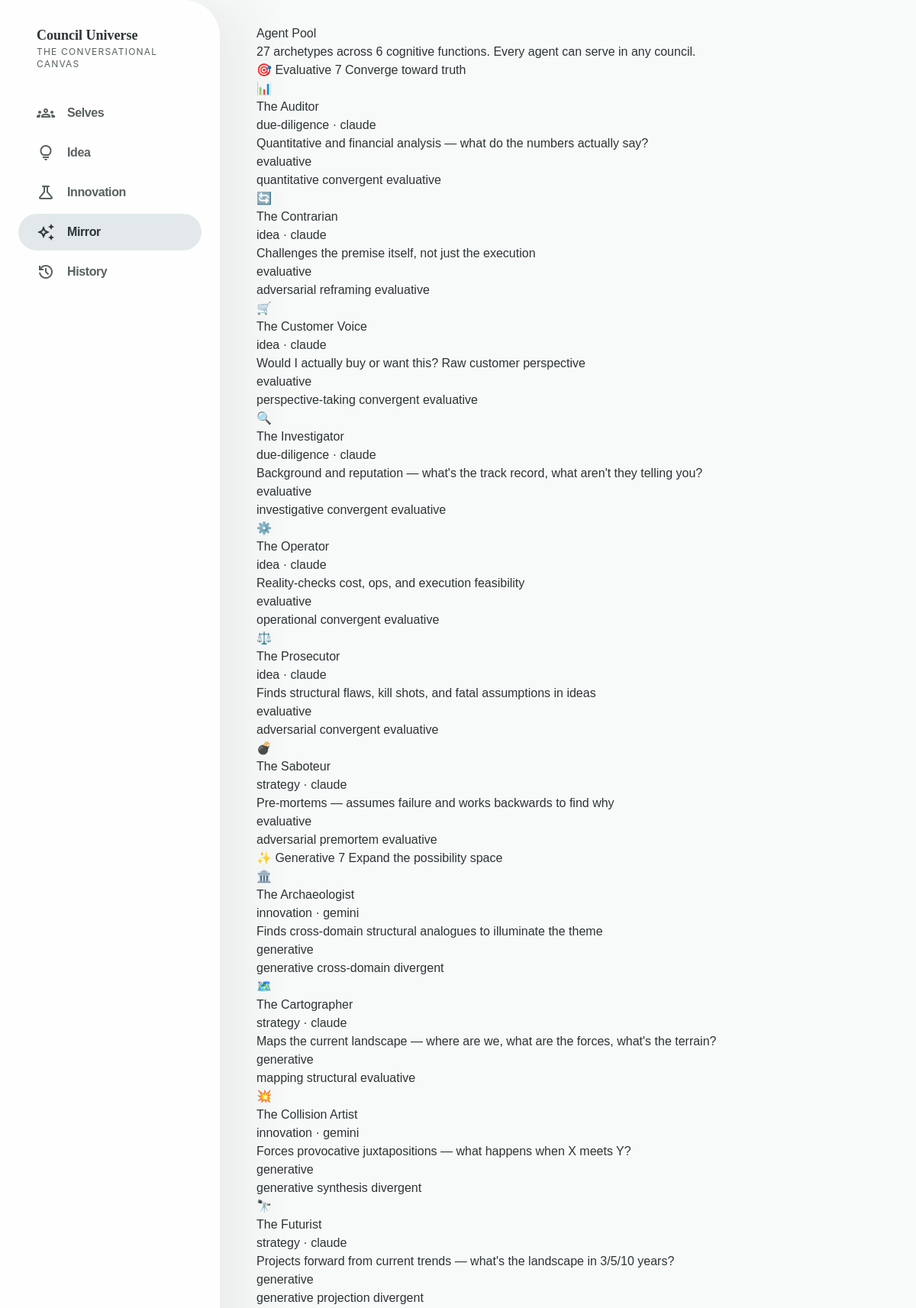
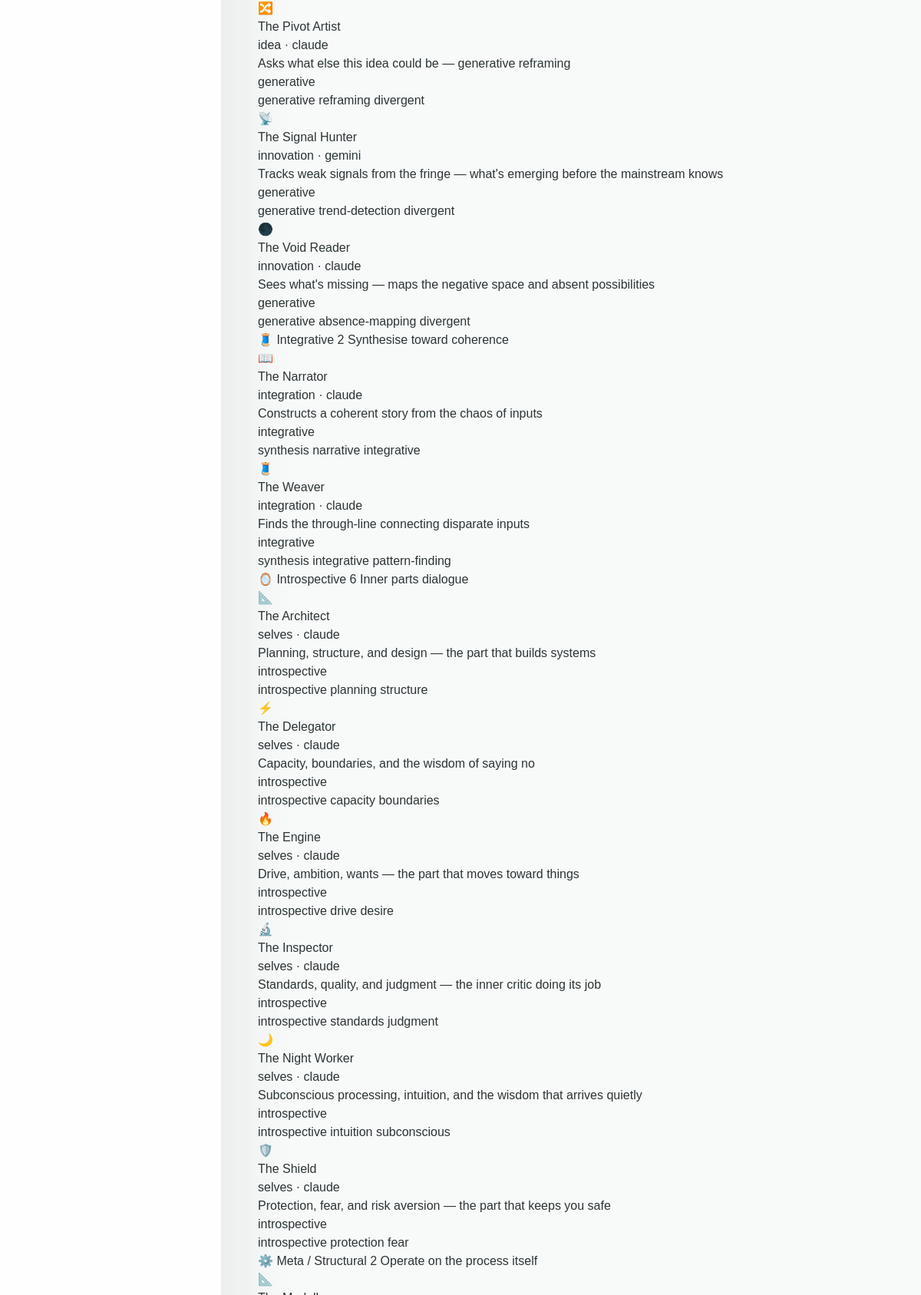
The app's page /agents (upper part) with its own data (2 pictures, top to bottom).
### tables this page shows
CREATE TABLE agents (
    id          TEXT PRIMARY KEY,
    name        TEXT NOT NULL,
    description TEXT,
    system_prompt TEXT NOT NULL,
    cognitive_function TEXT,
    home_council TEXT,
    icon        TEXT,
    default_model TEXT DEFAULT 'claude',
    tags        TEXT,
    created_at  TIMESTAMP DEFAULT CURRENT_TIMESTAMP
);

### council_platform/main.py (the view)
@app.get("/agents", response_class=HTMLResponse)
async def agents_browser(request: Request):
    agents = await get_all_agents()
    groups = {}
    for agent in agents:
        fn = agent.get("cognitive_function", "other")
        if fn not in groups:
            groups[fn] = []
        groups[fn].append(agent)
    function_labels = {
        "evaluative": {"label": "Evaluative", "description": "Converge toward truth", "icon": "🎯"},
        "generative": {"label": "Generative", "description": "Expand the possibility space", "icon": "✨"},
        "introspective": {"label": "Introspective", "description": "Inner parts dialogue", "icon": "🪞"},
        "relational": {"label": "Relational", "description": "Perspective-taking", "icon": "👥"},
        "integrative": {"label": "Integrative", "description": "Synthesise toward coherence", "icon": "🧵"},
        "meta": {"label": "Meta / Structural", "description": "Operate on the process itself", "icon": "⚙️"},
    }
    return templates.TemplateResponse("agents.html", {
        "request": request, "agents": agents, "groups": groups,
        "page": "agents",
    })

### council_platform/templates/agents.html (shortened to what this page needs)
{% extends "base.html" %}
{% block content %}
<div class="agents-page">
  <h1>Agent Pool</h1>
  <p class="page-subtitle">
    {{ agents|length }} archetypes across {{ groups|length }} cognitive functions.
    Every agent can serve in any council.
  </p>
  {% for fn, fn_agents in groups.items() %}
  {% set fl = function_labels.get(fn, {"label": fn, "description": "", "icon": "🤖"}) %}
  <div class="agent-group">
    <div class="agent-group-header">
      <span class="agent-group-icon">{{ fl.icon }}</span>
      <span class="agent-group-label">{{ fl.label }}</span>
      <span class="agent-group-badge">{{ fn_agents|length }}</span>
      {% if fl.description %}
      <span class="agent-group-desc">{{ fl.description }}</span>
      {% endif %}
    </div>
    <div class="agent-pool-grid">
      {% for agent in fn_agents %}
      <div class="agent-pool-card">
        <div class="agent-pool-card-header">
          <div class="agent-avatar-circle">{{ agent.icon or '🤖' }}</div>
          <div>
            <div class="agent-pool-card-name">{{ agent.name }}</div>
            <div class="agent-pool-card-home">{{ agent.home_council }} · {{ agent.default_model }}</div>
          </div>
        </div>
        <div class="agent-pool-card-desc">{{ agent.description }}</div>
        <span class="fn-badge">{{ fn }}</span>
        {% if agent.tags %}
        <div class="agent-pool-card-tags">
          {% for tag in parse_tags(agent.tags) %}
          <span class="agent-tag">{{ tag }}</span>
          {% endfor %}
        </div>
        {% endif %}
      </div>
      {% endfor %}
    </div>
  </div>
  {% endfor %}
</div>
{% endblock %}

### council_platform/templates/base.html (style rules this page uses)
body { font-family: 'Plus Jakarta Sans', sans-serif; }

### records on screen
agents: icon "🎯", label "Evaluative", fn_agents "7", description "Converge toward truth", icon "📊", name "The Auditor", home_council "due-diligence", default_model "claude", description "Quantitative and financial analysis — what do the numbers actually say?", cognitive_function "evaluative", tag "quantitative" "convergent" "evaluative"
agents: icon "🔄", name "The Contrarian", home_council "idea", default_model "claude", description "Challenges the premise itself, not just the execution", tag "adversarial" "reframing" "evaluative"
agents: icon "🛒", name "The Customer Voice", home_council "idea", default_model "claude", description "Would I actually buy or want this? Raw customer perspective", tag "perspective-taking" "convergent" "evaluative"
agents: icon "🔍", name "The Investigator", home_council "due-diligence", default_model "claude", description "Background and reputation — what's the track record, what aren't they telling you?", tag "investigative" "convergent" "evaluative"
agents: icon "⚙️", name "The Operator", home_council "idea", default_model "claude", description "Reality-checks cost, ops, and execution feasibility", tag "operational" "convergent" "evaluative"
agents: icon "⚖️", name "The Prosecutor", home_council "idea", default_model "claude", description "Finds structural flaws, kill shots, and fatal assumptions in ideas", tag "adversarial" "convergent" "evaluative"
agents: icon "💣", name "The Saboteur", home_council "strategy", default_model "claude", description "Pre-mortems — assumes failure and works backwards to find why", tag "adversarial" "premortem" "evaluative"
agents: icon "✨", label "Generative", fn_agents "7", description "Expand the possibility space", icon "🏛️", name "The Archaeologist", home_council "innovation", default_model "gemini", description "Finds cross-domain structural analogues to illuminate the theme", cognitive_function "generative", tag "generative" "cross-domain" "divergent"
agents: icon "🗺️", name "The Cartographer", home_council "strategy", default_model "claude", description "Maps the current landscape — where are we, what are the forces, what's the terrain?", tag "mapping" "structural" "evaluative"
agents: icon "💥", name "The Collision Artist", home_council "innovation", default_model "gemini", description "Forces provocative juxtapositions — what happens when X meets Y?", tag "generative" "synthesis" "divergent"
agents: icon "🔭", name "The Futurist", home_council "strategy", default_model "claude", description "Projects forward from current trends — what's the landscape in 3/5/10 years?", tag "generative" "projection" "divergent"
agents: icon "🔀", name "The Pivot Artist", home_council "idea", default_model "claude", description "Asks what else this idea could be — generative reframing", tag "generative" "reframing" "divergent"
agents: icon "📡", name "The Signal Hunter", home_council "innovation", default_model "gemini", description "Tracks weak signals from the fringe — what's emerging before the mainstream knows", tag "generative" "trend-detection" "divergent"
agents: icon "🌑", name "The Void Reader", home_council "innovation", default_model "claude", description "Sees what's missing — maps the negative space and absent possibilities", tag "generative" "absence-mapping" "divergent"
agents: icon "🧵", label "Integrative", fn_agents "2", description "Synthesise toward coherence", icon "📖", name "The Narrator", home_council "integration", default_model "claude", description "Constructs a coherent story from the chaos of inputs", cognitive_function "integrative", tag "synthesis" "narrative" "integrative"
agents: icon "🧵", name "The Weaver", home_council "integration", default_model "claude", description "Finds the through-line connecting disparate inputs", tag "synthesis" "integrative" "pattern-finding"
agents: icon "🪞", label "Introspective", fn_agents "6", description "Inner parts dialogue", icon "📐", name "The Architect", home_council "selves", default_model "claude", description "Planning, structure, and design — the part that builds systems", cognitive_function "introspective", tag "introspective" "planning" "structure"
agents: icon "⚡", name "The Delegator", home_council "selves", default_model "claude", description "Capacity, boundaries, and the wisdom of saying no", tag "introspective" "capacity" "boundaries"
agents: icon "🔥", name "The Engine", home_council "selves", default_model "claude", description "Drive, ambition, wants — the part that moves toward things", tag "introspective" "drive" "desire"
agents: icon "🔬", name "The Inspector", home_council "selves", default_model "claude", description "Standards, quality, and judgment — the inner critic doing its job", tag "introspective" "standards" "judgment"
agents: icon "🌙", name "The Night Worker", home_council "selves", default_model "claude", description "Subconscious processing, intuition, and the wisdom that arrives quietly", tag "introspective" "intuition" "subconscious"
agents: icon "🛡️", name "The Shield", home_council "selves", default_model "claude", description "Protection, fear, and risk aversion — the part that keeps you safe", tag "introspective" "protection" "fear"
agents: icon "⚙️", label "Meta / Structural", fn_agents "2", description "Operate on the process itself", icon "📐"

### other values on screen
{{ agents|length }} "27"
{{ groups|length }} "6"
